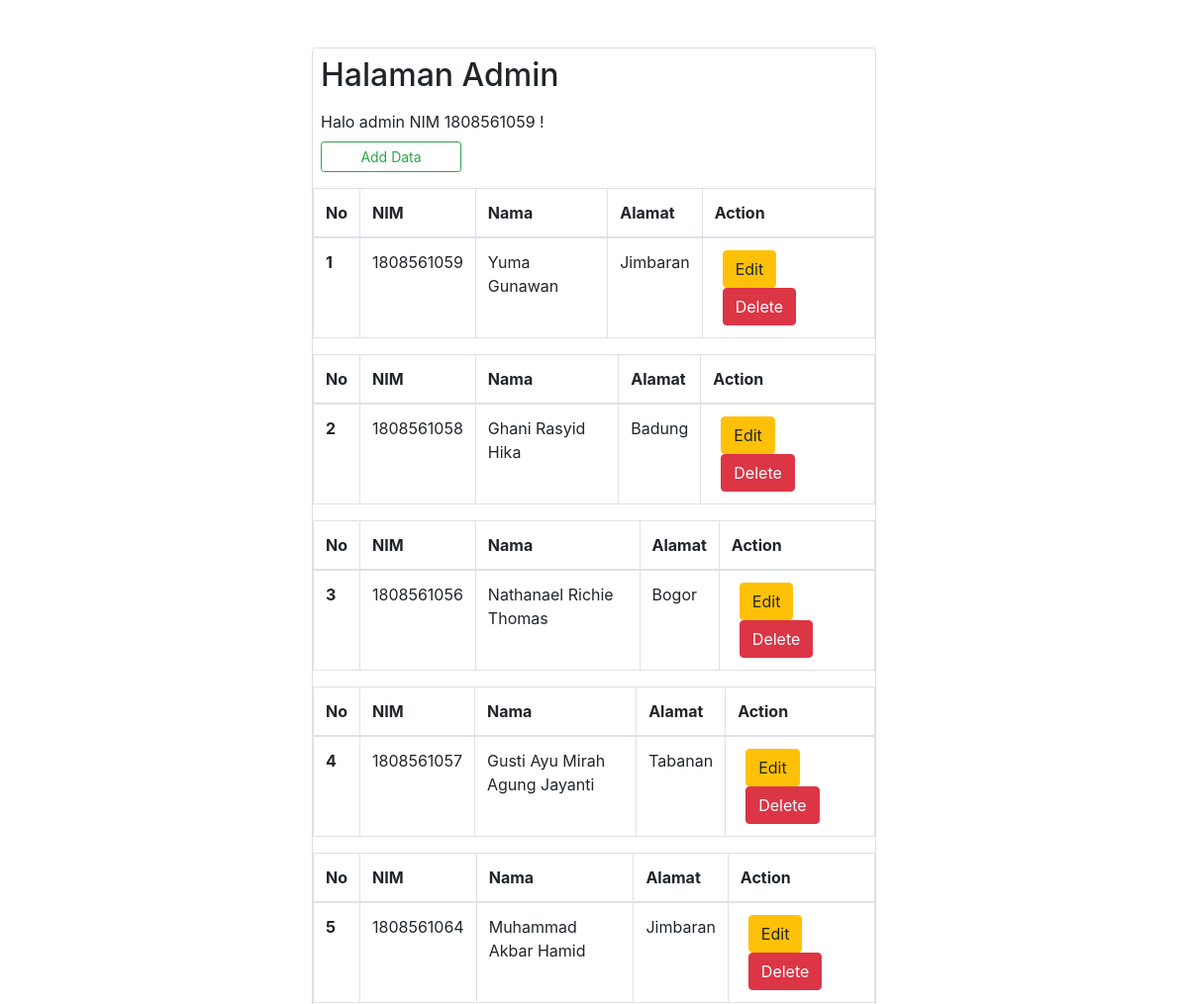
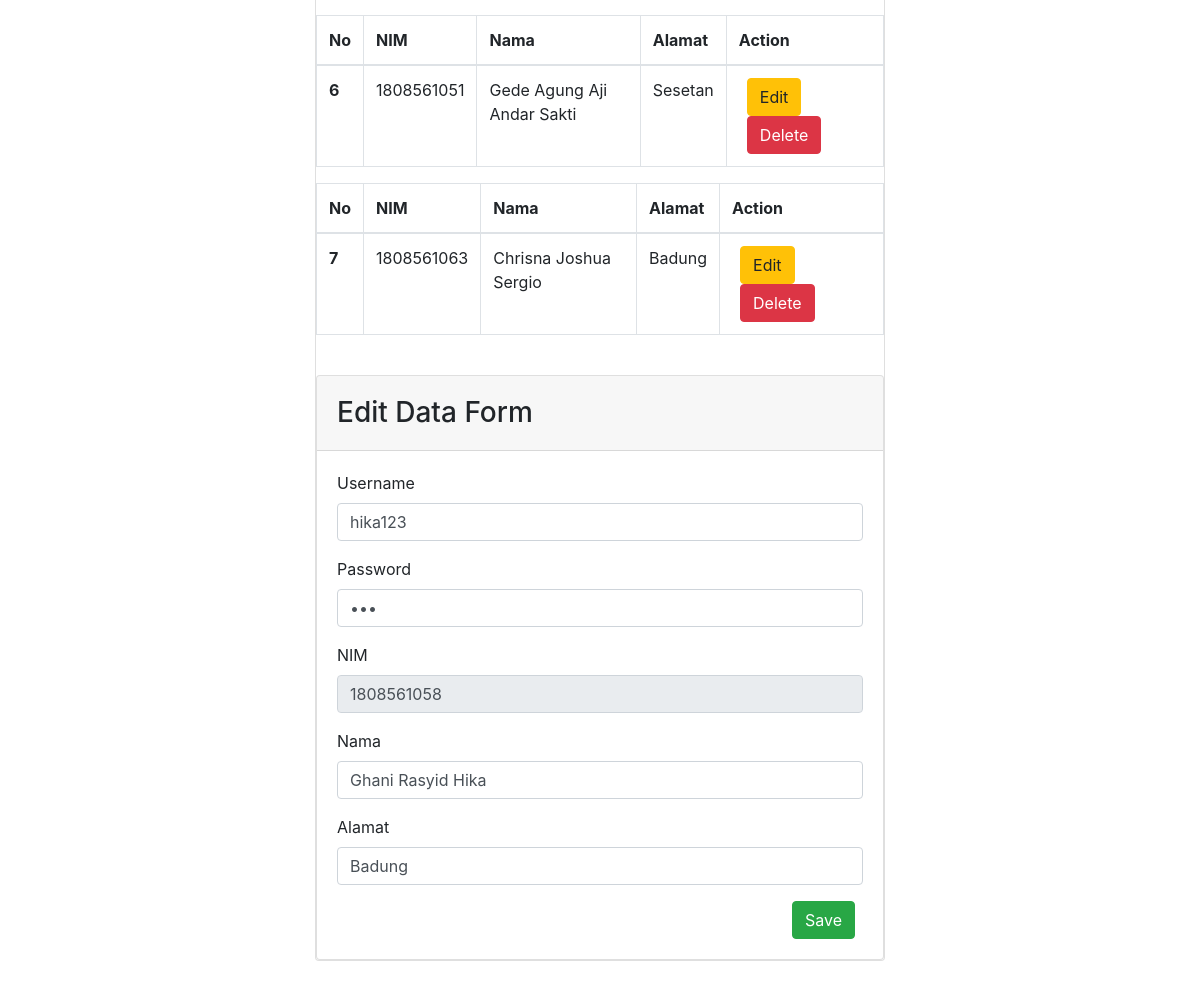
The app's page /admin.php?id=26 (signed in) with its own data (2 pictures, top to bottom).
### tables this page shows
CREATE TABLE `mahasiswa` (
  `id` int(5) NOT NULL,
  `username` varchar(20) NOT NULL,
  `password` varchar(20) NOT NULL,
  `nim` varchar(20) NOT NULL,
  `nama` varchar(50) NOT NULL,
  `alamat` varchar(100) NOT NULL,
  `level` int(2) NOT NULL
);

### readData.php (the view)
<?php
    include "koneksi.php";
    $level = $_SESSION['level'];
    $id = $_SESSION['id'];
    $query = mysqli_query($koneksi, "SELECT * FROM mahasiswa");
    $number = 1;
    while($res = mysqli_fetch_array($query)){
        echo '<div></div>
        <table class="table table-bordered">
        <thead>
            <tr>
            <th scope="col">No</th>
            <th scope="col">NIM</th>
            <th scope="col">Nama</th>
            <th scope="col">Alamat</th>
            <th scope="col">Action</th>
            </tr>
        </thead>
        <tbody>
            <tr>
            <th scope="row">' . $number++ . '</th>
            <td>' . $res['nim'] . '</td>
            <td>' . $res['nama'] . '</td>
            <td>' . $res['alamat'] . '</td>
            ' . ($level == 1 ? '
            <td>
                <a id="edit" name="edit" href="admin.php?id=' . $res['id'] . '" class="btn btn-warning btn-md mx-2">Edit</a>
                <a id="delete" name="delete" href="deleteData.php?id=' . $res['id'] . '" class="btn btn-danger btn-md mx-2">Delete</a>
            </td>' : '') . '
            ' . ($level == 2 && $id == $res['id'] ? '
            <td>
                <a id="edit" name="edit" href="guest.php?id=' . $res['id'] . '" class="btn btn-warning btn-md mx-2">Edit</a>
            </td>' : '') . '
            </tr>
        </tbody>
        </table>';
    }
?>

### editData.php
<?php
    if(!empty($_GET['id'])){
        include "koneksi.php";
        $get_id = $_GET['id'];
        $query = mysqli_query($koneksi, "SELECT * FROM mahasiswa WHERE id = '$get_id'");
        $res = mysqli_fetch_array($query);
        $uname = $res['username'];
        $pass = $res['password'];
        $nama = $res['nama'];
        $nim = $res['nim'];
        $alamat = $res['alamat'];
        echo '
        <div class="card mt-4">
            <div class="card-header">
                <h3 class="mb-0 my-2">Edit Data Form</h3>
            </div>
            <div class="card-body">
                <form class="form" role="form" autocomplete="off" method="POST" action="saveData.php">
                    <div class="form-group">
                        <label for="username">Username</label>
                        <input type="text" class="form-control" name="username" id="username" placeholder="masukkan username" required="" value="' . $uname .'">
                    </div>
                    <div class="form-group">
                        <label for="password">Password</label>
                        <input type="password" class="form-control" name="password" id="password" placeholder="masukkan password" required="" value="' . $pass .'">
                    </div>
                    <div class="form-group">
                        <label for="nim">NIM</label>
                        <input type="text" class="form-control" id="nim" name="nim" placeholder="masukkan nim" required="" readonly value="' . $nim .'">
                    </div>
                    <div class="form-group">
                        <label for="nama">Nama</label>
                        <input type="text" class="form-control" id="nama" name="nama" placeholder="masukkan nama" required="" value="' . $nama .'">
                    </div>
                    <div class="form-group">
                        <label for="alamat">Alamat</label>
                        <input type="text" class="form-control" id="alamat" name="alamat" placeholder="masukkan alamat" required="" value="' . $alamat .'">
                    </div>
                    <div class="form-group">
                        <input name="save" type="submit" class="btn btn-success btn-md float-right mx-2" value="Save">
                    </div>
                </form>
            </div>
        </div>
        ';
    }
?>

### records on screen
mahasiswa: nim "1808561059", nama "Yuma Gunawan", alamat "Jimbaran"
mahasiswa: nim "1808561058", nama "Ghani Rasyid Hika", alamat "Badung", username "hika123"
mahasiswa: nim "1808561056", nama "Nathanael Richie Thomas", alamat "Bogor"
mahasiswa: nim "1808561057", nama "Gusti Ayu Mirah Agung Jayanti", alamat "Tabanan"
mahasiswa: nim "1808561064", nama "Muhammad Akbar Hamid", alamat "Jimbaran"
mahasiswa: nim "1808561051", nama "Gede Agung Aji Andar Sakti", alamat "Sesetan"
mahasiswa: nim "1808561063", nama "Chrisna Joshua Sergio", alamat "Badung"

### other values on screen
$nim "1808561059"
